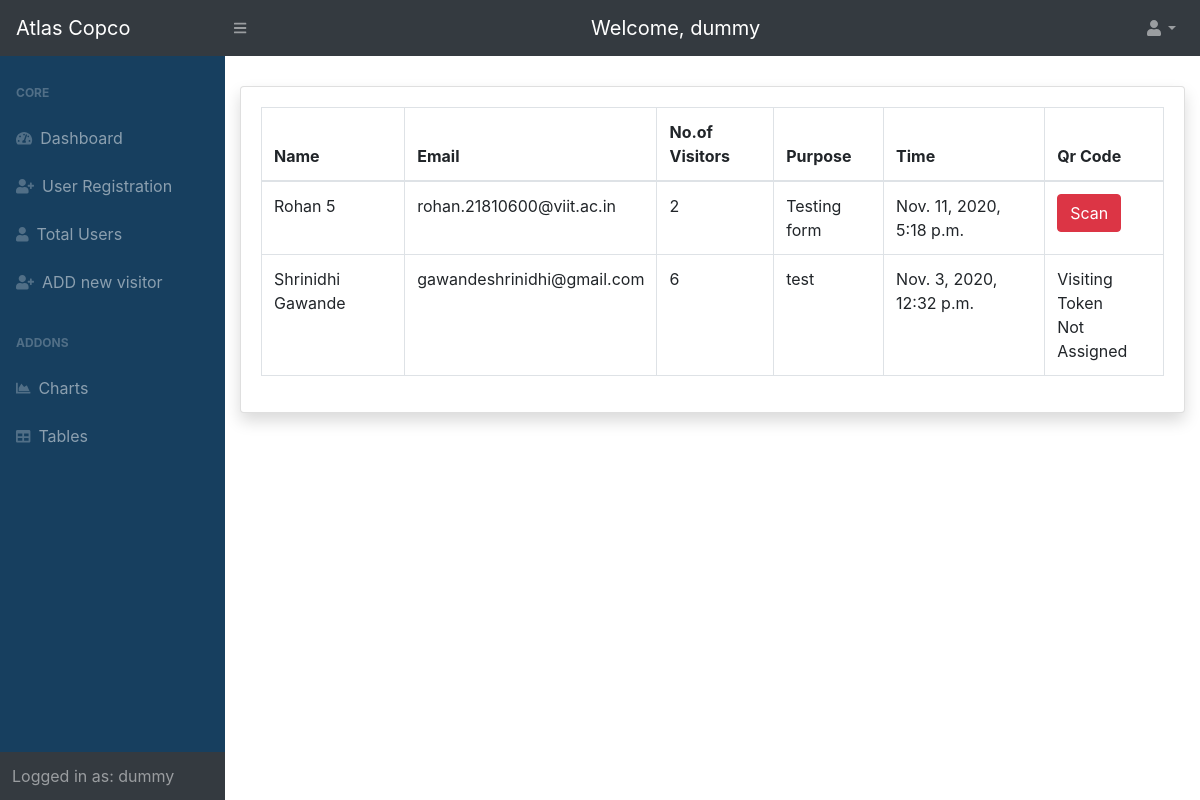
The page /visitor_in/ (signed in) on the database as committed earlier.
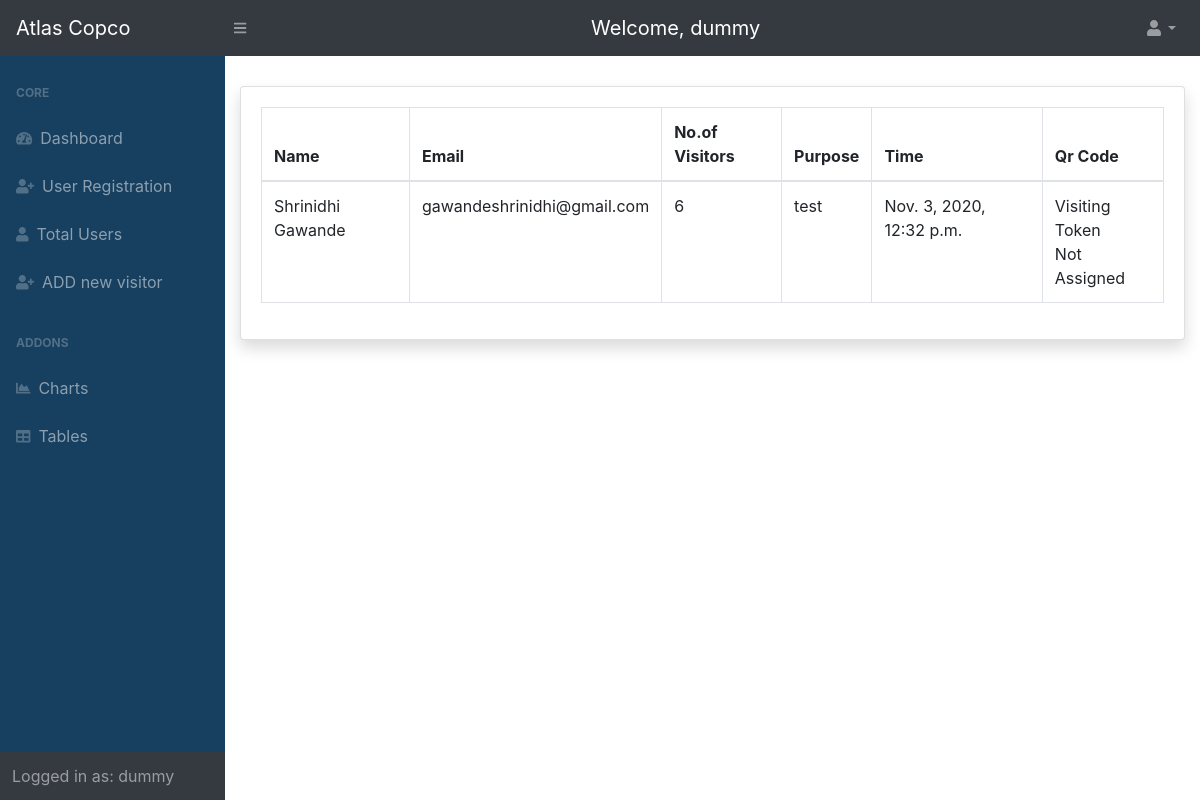
The same page on the database as committed later.
### entry/models.py (models this page shows, shortened)
class Visitor(models.Model):
	name = models.CharField(verbose_name='Name', max_length=200, validators=[
		MinLengthValidator(2, 'Minimum 2 Characters are required')])  # name of the visitor
	purpose = models.CharField(verbose_name='Purpose', max_length=200, validators=[
		MinLengthValidator(4, 'Minimum 4 characters are required')])  # purpose of visit
	mobile = models.IntegerField(verbose_name='Mobile number')  # mobile no. of the visitor
	email = models.EmailField(verbose_name='Email', validators=[EmailValidator()])  # email address of the visitor
	no_of_people = models.IntegerField(verbose_name='No of people')  # no. of visitors
	photo_id_number = models.CharField(verbose_name='Photo Id Number', max_length=20, null=True, blank=True)
	photo_id = models.ImageField(verbose_name='Photo Id', upload_to='media/photo_id', null=True, blank=True)
	in_time = models.DateTimeField(verbose_name='Visit In time', null=True, blank=True)  # in time of the visitor, added automatically
	out_time = models.DateTimeField(verbose_name='Visit Out Time', null=True, blank=True)  # out time of the visitor added automatically
	token = models.CharField(verbose_name='Token', max_length=200, null=True, blank=True)  # token(autogenerated)
	qrcode = models.ImageField(verbose_name='QR Code', upload_to='media/qrcodes', null=True, blank=True)  # qr code generated from the token
	user = models.ForeignKey(Employee, verbose_name='Employee to visit', on_delete=models.PROTECT)  # link to the User table, to store which user allowed the entry
	photo = models.ImageField(verbose_name='Photo of the Visitor', upload_to='media/photo', null=True, blank=True)
	visit_token = models.CharField(max_length=200, verbose_name="Token assigned to the Visitor", null=True, blank=True)

### home/views.py (the view)
# urls.py: path('visitor_in/', views.visitor_in, name='visitor_in'),
@login_required()
def visitor_in(request):
	visitor_list =Visitor.objects.filter(in_time__isnull=False).filter(out_time__isnull=True)
	context = {'visitor_list': visitor_list}
	return render(request, 'home/visitor_in.html',context)

### home/templates/home/visitor_in.html (shortened to what this page needs)
{% extends 'home/base.html' %} {% block content %}
<div id="layoutSidenav_content">
    <main style="margin-top: 30px;">
        <div class="container-fluid">
            <div class="card shadow mb-4">
                <div class="card-body">
                    <div class="table-responsive">
                        <table class="table table-bordered" id="dataTable" width="100%" cellspacing="0">
                            <thead>
                                <tr>
                                    <th> Name </th>
                                    <th> Email </th>
                                    <th> No.of Visitors </th>
                                    <th> Purpose </th>
                                    <th> Time </th>
                                    <th> Qr Code </th>
                                </tr>
                            </thead>
                            <tbody>
                                {% for visitor in visitor_list %}
                                <tr>
                                    <td>{{ visitor.name }}</td>
                                    <td>{{ visitor.email }}</td>
                                    <td>{{ visitor.no_of_people }}</td>
                                    <td>{{ visitor.purpose }}</td>
                                    <td>{{ visitor.in_time }}</td>
                                    <td>
                                        {% if visitor.visit_token %}
                                        <form action="{% url 'entry:scanQR' visitor.id %}" method="post">
                                            <button type="submit" name="scan_btn" class="btn btn-danger">Scan</button>
                                        </form>
                                        {% else %} Visiting Token<br>Not Assigned {% endif %}
                                    </td>
                                </tr>
                                {% endfor %}
                            </tbody>
                        </table>
                    </div>
                </div>
            </div>
        </div>
    </main>
</div>
{% endblock content %}

Rows that differ between the two databases and show on the page:
no longer on this page (row edited): Visitor: name "Rohan 5", email "rohan.21810600@viit.ac.in", no_of_people "2", purpose "Testing form", in_time "Nov. 11, 2020, 5:18 p.m.", visit_token "Scan"
